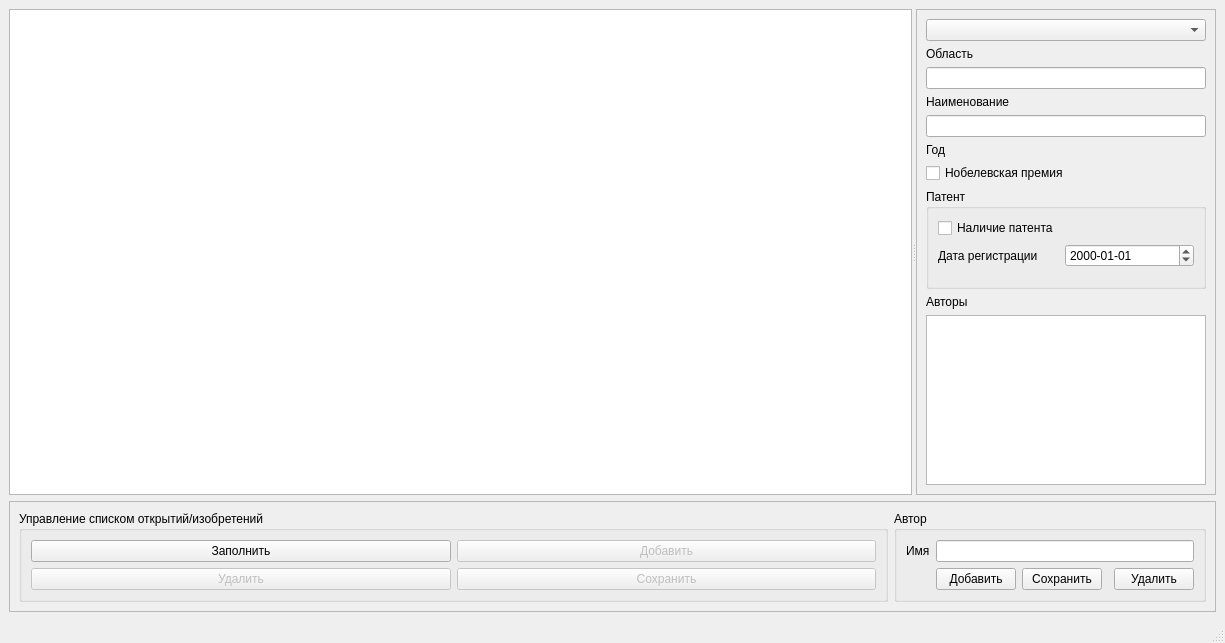
<?xml version="1.0" encoding="UTF-8"?>
<ui version="4.0">
 <class>MainWindow</class>
 <widget class="QMainWindow" name="MainWindow">
  <property name="geometry">
   <rect>
    <x>0</x>
    <y>0</y>
    <width>1225</width>
    <height>643</height>
   </rect>
  </property>
  <property name="minimumSize">
   <size>
    <width>0</width>
    <height>550</height>
   </size>
  </property>
  <property name="windowTitle">
   <string>База данных открытий/изобретений</string>
  </property>
  <widget class="QWidget" name="centralwidget">
   <property name="minimumSize">
    <size>
     <width>0</width>
     <height>0</height>
    </size>
   </property>
   <layout class="QVBoxLayout" name="verticalLayout">
    <item>
     <widget class="QSplitter" name="splitter">
      <property name="orientation">
       <enum>Qt::Horizontal</enum>
      </property>
      <widget class="QListWidget" name="lstInventions">
       <property name="minimumSize">
        <size>
         <width>200</width>
         <height>0</height>
        </size>
       </property>
      </widget>
      <widget class="QFrame" name="frame">
       <property name="minimumSize">
        <size>
         <width>300</width>
         <height>200</height>
        </size>
       </property>
       <property name="maximumSize">
        <size>
         <width>300</width>
         <height>16777215</height>
        </size>
       </property>
       <property name="frameShape">
        <enum>QFrame::StyledPanel</enum>
       </property>
       <property name="frameShadow">
        <enum>QFrame::Raised</enum>
       </property>
       <layout class="QVBoxLayout" name="verticalLayout_2">
        <item>
         <widget class="QComboBox" name="cbxRealm"/>
        </item>
        <item>
         <widget class="QLabel" name="label">
          <property name="text">
           <string>Область</string>
          </property>
         </widget>
        </item>
        <item>
         <widget class="QLineEdit" name="txtName"/>
        </item>
        <item>
         <widget class="QLabel" name="label_2">
          <property name="text">
           <string>Наименование</string>
          </property>
         </widget>
        </item>
        <item>
         <widget class="QLineEdit" name="txtYear"/>
        </item>
        <item>
         <widget class="QLabel" name="label_3">
          <property name="text">
           <string>Год</string>
          </property>
         </widget>
        </item>
        <item>
         <widget class="QCheckBox" name="chkAward">
          <property name="sizePolicy">
           <sizepolicy hsizetype="Expanding" vsizetype="Fixed">
            <horstretch>0</horstretch>
            <verstretch>0</verstretch>
           </sizepolicy>
          </property>
          <property name="layoutDirection">
           <enum>Qt::LeftToRight</enum>
          </property>
          <property name="text">
           <string>Нобелевская премия</string>
          </property>
         </widget>
        </item>
        <item>
         <widget class="QGroupBox" name="groupBox_3">
          <property name="minimumSize">
           <size>
            <width>0</width>
            <height>100</height>
           </size>
          </property>
          <property name="title">
           <string>Патент</string>
          </property>
          <layout class="QFormLayout" name="formLayout">
           <item row="0" column="0">
            <widget class="QCheckBox" name="chkPatent">
             <property name="sizePolicy">
              <sizepolicy hsizetype="Expanding" vsizetype="Fixed">
               <horstretch>0</horstretch>
               <verstretch>0</verstretch>
              </sizepolicy>
             </property>
             <property name="text">
              <string>Наличие патента</string>
             </property>
            </widget>
           </item>
           <item row="1" column="0">
            <widget class="QLabel" name="lblPatentReg">
             <property name="enabled">
              <bool>true</bool>
             </property>
             <property name="text">
              <string>Дата регистрации</string>
             </property>
            </widget>
           </item>
           <item row="1" column="1">
            <widget class="QDateEdit" name="datPatentReg">
             <property name="enabled">
              <bool>true</bool>
             </property>
             <property name="minimumDate">
              <date>
               <year>1900</year>
               <month>1</month>
               <day>1</day>
              </date>
             </property>
             <property name="displayFormat">
              <string>yyyy-MM-dd</string>
             </property>
            </widget>
           </item>
          </layout>
         </widget>
        </item>
        <item>
         <widget class="QLabel" name="label_4">
          <property name="text">
           <string>Авторы</string>
          </property>
         </widget>
        </item>
        <item>
         <widget class="QListWidget" name="lstAutors">
          <property name="minimumSize">
           <size>
            <width>0</width>
            <height>50</height>
           </size>
          </property>
         </widget>
        </item>
       </layout>
      </widget>
     </widget>
    </item>
    <item>
     <widget class="QFrame" name="frmControl">
      <property name="frameShape">
       <enum>QFrame::StyledPanel</enum>
      </property>
      <property name="frameShadow">
       <enum>QFrame::Raised</enum>
      </property>
      <layout class="QHBoxLayout" name="horizontalLayout">
       <item>
        <widget class="QGroupBox" name="groupBox_2">
         <property name="sizePolicy">
          <sizepolicy hsizetype="Preferred" vsizetype="Preferred">
           <horstretch>0</horstretch>
           <verstretch>0</verstretch>
          </sizepolicy>
         </property>
         <property name="title">
          <string>Управление списком открытий/изобретений</string>
         </property>
         <layout class="QGridLayout" name="gridLayout_2">
          <item row="0" column="0">
           <widget class="QPushButton" name="btnFill">
            <property name="sizePolicy">
             <sizepolicy hsizetype="Minimum" vsizetype="Preferred">
              <horstretch>0</horstretch>
              <verstretch>0</verstretch>
             </sizepolicy>
            </property>
            <property name="text">
             <string>Заполнить</string>
            </property>
           </widget>
          </item>
          <item row="0" column="1">
           <widget class="QPushButton" name="btnAdd">
            <property name="enabled">
             <bool>false</bool>
            </property>
            <property name="sizePolicy">
             <sizepolicy hsizetype="Minimum" vsizetype="Preferred">
              <horstretch>0</horstretch>
              <verstretch>0</verstretch>
             </sizepolicy>
            </property>
            <property name="text">
             <string>Добавить</string>
            </property>
           </widget>
          </item>
          <item row="1" column="1">
           <widget class="QPushButton" name="btnSave">
            <property name="enabled">
             <bool>false</bool>
            </property>
            <property name="sizePolicy">
             <sizepolicy hsizetype="Minimum" vsizetype="Preferred">
              <horstretch>0</horstretch>
              <verstretch>0</verstretch>
             </sizepolicy>
            </property>
            <property name="text">
             <string>Сохранить</string>
            </property>
           </widget>
          </item>
          <item row="1" column="0">
           <widget class="QPushButton" name="btnDelete">
            <property name="enabled">
             <bool>false</bool>
            </property>
            <property name="sizePolicy">
             <sizepolicy hsizetype="Minimum" vsizetype="Preferred">
              <horstretch>0</horstretch>
              <verstretch>0</verstretch>
             </sizepolicy>
            </property>
            <property name="text">
             <string>Удалить</string>
            </property>
           </widget>
          </item>
         </layout>
        </widget>
       </item>
       <item>
        <widget class="QGroupBox" name="groupBox">
         <property name="sizePolicy">
          <sizepolicy hsizetype="Fixed" vsizetype="Preferred">
           <horstretch>0</horstretch>
           <verstretch>0</verstretch>
          </sizepolicy>
         </property>
         <property name="title">
          <string>Автор</string>
         </property>
         <layout class="QGridLayout" name="gridLayout">
          <item row="0" column="0">
           <widget class="QLabel" name="label_5">
            <property name="text">
             <string>Имя</string>
            </property>
           </widget>
          </item>
          <item row="1" column="4">
           <widget class="QPushButton" name="btnDelAuthor">
            <property name="sizePolicy">
             <sizepolicy hsizetype="Fixed" vsizetype="Fixed">
              <horstretch>0</horstretch>
              <verstretch>0</verstretch>
             </sizepolicy>
            </property>
            <property name="text">
             <string>Удалить</string>
            </property>
           </widget>
          </item>
          <item row="0" column="1" colspan="4">
           <widget class="QLineEdit" name="txtAuthor"/>
          </item>
          <item row="1" column="2">
           <widget class="QPushButton" name="btnSaveAuthor">
            <property name="sizePolicy">
             <sizepolicy hsizetype="Fixed" vsizetype="Fixed">
              <horstretch>0</horstretch>
              <verstretch>0</verstretch>
             </sizepolicy>
            </property>
            <property name="text">
             <string>Сохранить</string>
            </property>
           </widget>
          </item>
          <item row="1" column="1">
           <widget class="QPushButton" name="btnAddAuthor">
            <property name="sizePolicy">
             <sizepolicy hsizetype="Fixed" vsizetype="Fixed">
              <horstretch>0</horstretch>
              <verstretch>0</verstretch>
             </sizepolicy>
            </property>
            <property name="text">
             <string>Добавить</string>
            </property>
           </widget>
          </item>
         </layout>
        </widget>
       </item>
      </layout>
     </widget>
    </item>
   </layout>
  </widget>
  <widget class="QMenuBar" name="menubar">
   <property name="geometry">
    <rect>
     <x>0</x>
     <y>0</y>
     <width>1225</width>
     <height>22</height>
    </rect>
   </property>
  </widget>
  <widget class="QStatusBar" name="statusbar"/>
 </widget>
 <resources/>
 <connections/>
</ui>
